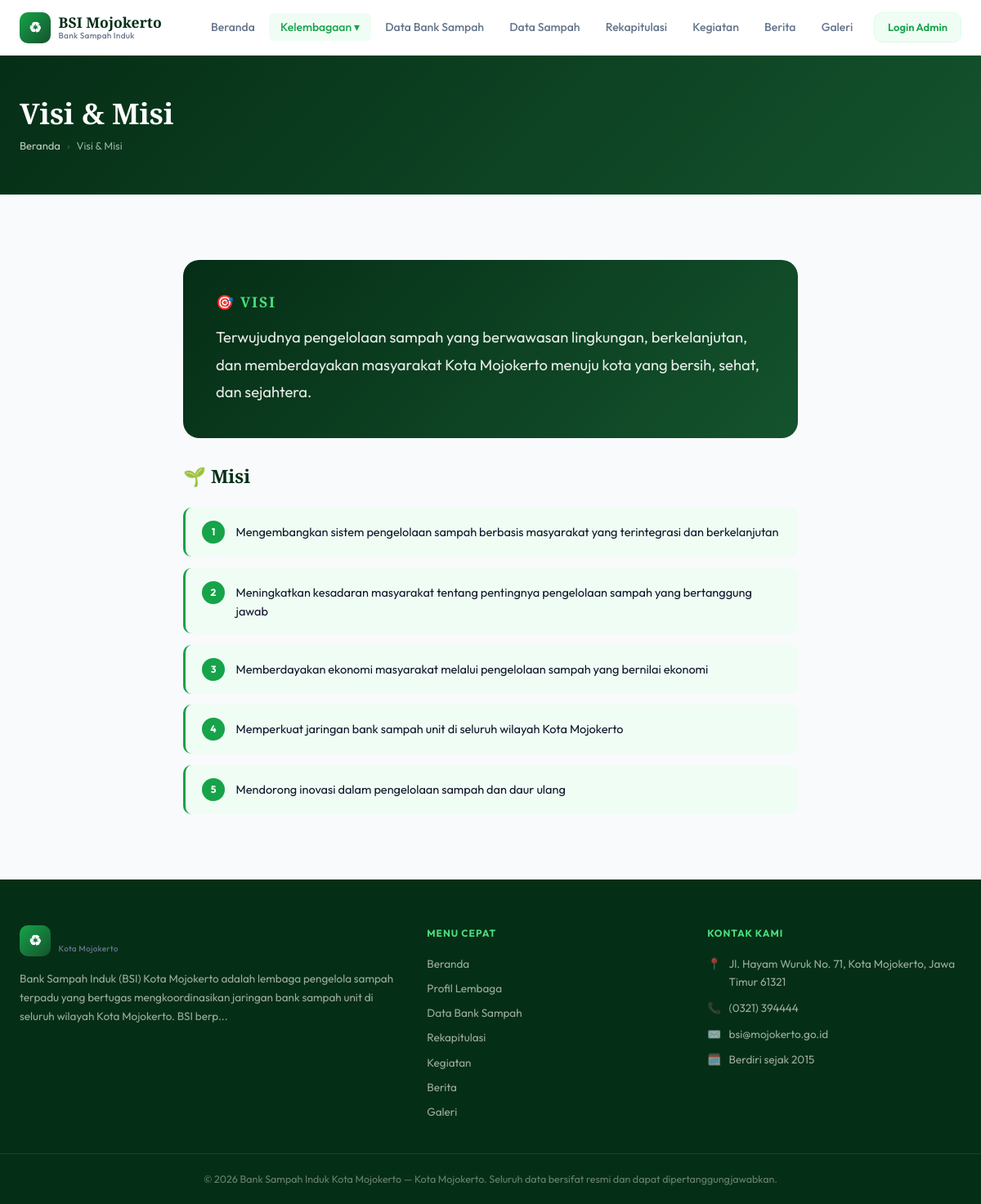
Screenshot of /public/visi-misi.php with the database file from the repository.
### tables this page shows
CREATE TABLE `profil_kelembagaan` (
  `id` int UNSIGNED NOT NULL,
  `nama_lembaga` varchar(200) NOT NULL DEFAULT 'Bank Sampah Induk Kota Mojokerto',
  `tagline` varchar(255) DEFAULT NULL,
  `deskripsi` text,
  `visi` text,
  `misi` text,
  `alamat` text,
  `telepon` varchar(20) DEFAULT NULL,
  `email` varchar(100) DEFAULT NULL,
  `website` varchar(255) DEFAULT NULL,
  `tahun_berdiri` year DEFAULT NULL,
  `logo` varchar(255) DEFAULT NULL
);

### core/Database.php (called while the page is built, shortened)
<?php
class Database
{
    private static ?PDO $instance = null;
    public static function getInstance(): PDO
    {
        if (self::$instance === null) {
            $dsn = sprintf(
                'mysql:host=%s;port=%s;dbname=%s;charset=utf8mb4',
                DB_HOST, DB_PORT, DB_NAME
            );
            self::$instance = new PDO($dsn, DB_USER, DB_PASS, [
                PDO::ATTR_ERRMODE            => PDO::ERRMODE_EXCEPTION,
                PDO::ATTR_DEFAULT_FETCH_MODE => PDO::FETCH_ASSOC,
                PDO::ATTR_EMULATE_PREPARES   => false,
                PDO::MYSQL_ATTR_INIT_COMMAND => "SET NAMES utf8mb4 COLLATE utf8mb4_unicode_ci",
            ]);
        }
        return self::$instance;
    }
    public static function queryOne(string $sql, array $params = []): array|false
    {
        $stmt = self::getInstance()->prepare($sql);
        $stmt->execute($params);
        return $stmt->fetch();
    }
}

### models/ProfilModel.php (called while the page is built, shortened)
<?php
require_once dirname(__DIR__) . '/config/database.php';
function profil_get(): array {
    $row = Database::queryOne("SELECT * FROM profil_kelembagaan WHERE id = 1 LIMIT 1");
    return $row ?: ['id'=>1,'nama_lembaga'=>APP_NAME,'tagline'=>'','deskripsi'=>'','visi'=>'','misi'=>'','alamat'=>'','telepon'=>'','email'=>'','website'=>'','tahun_berdiri'=>'','logo'=>''];
}

### core/Helper.php (called while the page is built, shortened)
<?php
function e(mixed $val): string
{
    return htmlspecialchars((string)$val, ENT_QUOTES | ENT_SUBSTITUTE, 'UTF-8');
}
function truncate(string $teks, int $panjang = 150): string
{
    $teks = strip_tags($teks);
    return mb_strlen($teks) > $panjang
        ? mb_substr($teks, 0, $panjang) . '...'
        : $teks;
}

### public/visi-misi.php (the view, shortened to what this page needs)
<?php
require_once dirname(__DIR__) . '/config/database.php';
require_once dirname(__DIR__) . '/core/Helper.php';
require_once dirname(__DIR__) . '/models/ProfilModel.php';
$profil    = profil_get();
$misiList  = array_filter(array_map('trim', explode("\n", $profil['misi'] ?? '')));
require_once dirname(__DIR__) . '/templates/public/header.php';
?>
<div class="page-banner"><div class="container">
    <h1>Visi &amp; Misi</h1>
    <nav class="breadcrumb-pub"><a href="<?= BASE_URL ?>/public/beranda.php">Beranda</a><span class="sep">›</span><span>Visi &amp; Misi</span></nav>
</div></div>
<section class="section">
    <div class="container" style="max-width:800px;">
        <div class="visi-box">
            <h2>🎯 Visi</h2>
            <p><?= e($profil['visi'] ?: 'Terwujudnya pengelolaan sampah yang berwawasan lingkungan, berkelanjutan, dan memberdayakan masyarakat Kota Mojokerto.') ?></p>
        </div>
        <h2 style="font-family:var(--font-display);color:var(--color-primary-dark);margin-bottom:1.25rem;">🌱 Misi</h2>
        <?php if (!empty($misiList)): ?>
        <div class="misi-list">
            <?php foreach (array_values($misiList) as $idx => $poin): ?>
            <div class="misi-item">
                <div class="misi-num"><?= $idx + 1 ?></div>
                <div class="misi-text"><?= e($poin) ?></div>
            </div>
            <?php endforeach ?>
        </div>
        <?php else: ?>
        <p class="text-muted">Misi belum diisi. Silakan update profil lembaga.</p>
        <?php endif ?>
    </div>
</section>
<?php require_once dirname(__DIR__) . '/templates/public/footer.php' ?>

### templates/public/footer.php (shortened to what this page needs)
<?php
require_once dirname(__DIR__, 2) . '/models/ProfilModel.php';
$profil = profil_get();
?>
<footer class="footer">
    <div class="container">
        <div class="footer-grid">
            <div>
                <div class="navbar-brand" style="display:flex;align-items:center;gap:.6rem;margin-bottom:.75rem;">
                    <div class="navbar-logo-icon">♻</div>
                    <div class="navbar-logo-text">
                        <span class="navbar-logo-sub">Kota Mojokerto</span>
                    </div>
                </div>
                <p class="footer-desc">
                    <?= e(truncate($profil['deskripsi'] ?? 'Sistem Informasi Bank Sampah Induk Kota Mojokerto — mengelola data bank sampah, rekapitulasi, dan laporan secara terpadu.', 180)) ?>
                </p>
            </div>
            <div>
                <p class="footer-title">Menu Cepat</p>
                <div class="footer-links">
                    <a href="<?= BASE_URL ?>/public/beranda.php">Beranda</a>
                    <a href="<?= BASE_URL ?>/public/kelembagaan.php">Profil Lembaga</a>
                    <a href="<?= BASE_URL ?>/public/data-bank-sampah.php">Data Bank Sampah</a>
                    <a href="<?= BASE_URL ?>/public/rekapitulasi.php">Rekapitulasi</a>
                    <a href="<?= BASE_URL ?>/public/kegiatan.php">Kegiatan</a>
                    <a href="<?= BASE_URL ?>/public/berita.php">Berita</a>
                    <a href="<?= BASE_URL ?>/public/galeri.php">Galeri</a>
                </div>
            </div>
            <div>
                <p class="footer-title">Kontak Kami</p>
                <div class="footer-contact">
                    <?php if (!empty($profil['alamat'])): ?>
                    <div class="footer-contact-item">
                        <span>📍</span>
                        <span><?= e($profil['alamat']) ?></span>
                    </div>
                    <?php endif ?>
                    <?php if (!empty($profil['telepon'])): ?>
                    <div class="footer-contact-item">
                        <span>📞</span>
                        <span><?= e($profil['telepon']) ?></span>
                    </div>
                    <?php endif ?>
                    <?php if (!empty($profil['email'])): ?>
                    <div class="footer-contact-item">
                        <span>✉️</span>
                        <span><?= e($profil['email']) ?></span>
                    </div>
                    <?php endif ?>
                    <?php if (!empty($profil['tahun_berdiri'])): ?>
                    <div class="footer-contact-item">
                        <span>🗓️</span>
                        <span>Berdiri sejak <?= e($profil['tahun_berdiri']) ?></span>
                    </div>
                    <?php endif ?>
                </div>
            </div>
        </div>
    </div>
    <div class="footer-bottom">
        <div class="container">
            &copy; <?= date('Y') ?> <?= e($profil['nama_lembaga'] ?? APP_NAME) ?> — Kota Mojokerto.
            Seluruh data bersifat resmi dan dapat dipertanggungjawabkan.
        </div>
    </div>
</footer>
</body>
</html>

### assets/css/variables.css (style rules this page uses)
:root { --color-primary: #16a34a; --color-primary-dark: #052e16; --color-primary-mid: #14532d; --color-primary-light: #dcfce7; --color-primary-pale: #f0fdf4; --color-primary-accent: #4ade80; --color-bg: #f8fafc; --color-surface: #ffffff; --color-border: #e2e8f0; --color-border-light: #f1f5f9; --color-text: #0f172a; --color-text-muted: #64748b; --color-text-light: #94a3b8; --color-danger: #dc2626; --color-danger-light: #fee2e2; --color-warning: #d97706; --color-warning-light: #fef3c7; --color-info: #2563eb; --color-info-light: #dbeafe; --color-purple: #7c3aed; --color-purple-light: #ede9fe; --font-display: 'Playfair Display', Georgia, serif; --font-body: 'Outfit', 'Segoe UI', system-ui, sans-serif; --font-mono: 'JetBrains Mono', 'Courier New', monospace; --radius-sm: 6px; --radius: 10px; --radius-md: 14px; --radius-lg: 20px; --radius-xl: 28px; --shadow-sm: 0 1px 3px rgba(0,0,0,.06), 0 1px 8px rgba(0,0,0,.04); --shadow: 0 2px 8px rgba(0,0,0,.08), 0 4px 16px rgba(0,0,0,.06); --shadow-md: 0 4px 24px rgba(0,0,0,.10); --shadow-lg: 0 12px 48px rgba(0,0,0,.14); --sidebar-width: 260px; --topbar-height: 60px; --transition: all 0.18s ease; --transition-fast: all 0.1s ease; }

### rows the page displays
profil_kelembagaan: visi "Terwujudnya pengelolaan sampah yang berwawasan lingkungan, berkelanjutan, dan memberdayakan masyarakat Kota Mojokerto menuju kota yang bersih, sehat, dan sejahtera.", misi "Mengembangkan sistem pengelolaan sampah berbasis masyarakat yang terintegrasi dan berkelanjutan", misi "Meningkatkan kesadaran masyarakat tentang pentingnya pengelolaan sampah yang bertanggung jawab", misi "Memberdayakan ekonomi masyarakat melalui pengelolaan sampah yang bernilai ekonomi", misi "Memperkuat jaringan bank sampah unit di seluruh wilayah Kota Mojokerto", misi "Mendorong inovasi dalam pengelolaan sampah dan daur ulang", deskripsi "Bank Sampah Induk (BSI) Kota Mojokerto adalah lembaga pengelola sampah terpadu yang bertugas mengkoordinasikan jaringan bank sampah unit di seluruh wilayah Kota Mojokerto. BSI berp...", alamat "Jl. Hayam Wuruk No. 71, Kota Mojokerto, Jawa Timur 61321", telepon "(0321) 394444", email "bsi@mojokerto.go.id", tahun_berdiri "2015", nama_lembaga "Bank Sampah Induk Kota Mojokerto"
